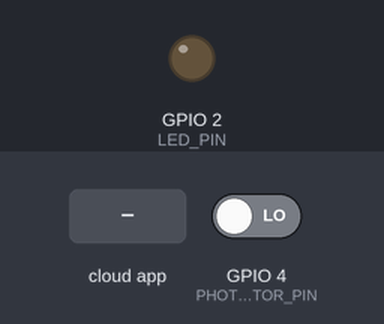
The sketch below on a simulated ESP8266 (NodeMCU). Shown: output pins drawn as LEDs (lit = HIGH). The inputs (shaded band) are chosen by the test bench; at power-on: GPIO 4 (PHOTORESISTOR_PIN) LOW. WiFi joins after 1.5 s; servers stay silent unless stated; the Firebase database answers and starts empty; what the sketch prints to the serial monitor is not drawn.

Above: at 2.7 s.
2.8 s: the phone or cloud app sets state to 1
At 4.8 s:
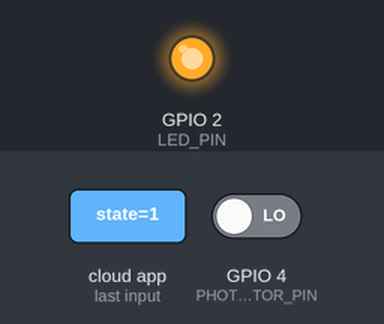
5.1 s: the phone or cloud app sets state to 0
At 6.6 s:
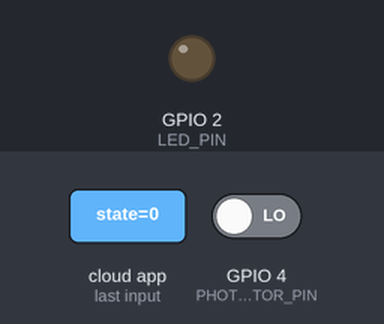
Timing chart, 0 to 8.1 s (numbered marks = the images above; inputs shaded):
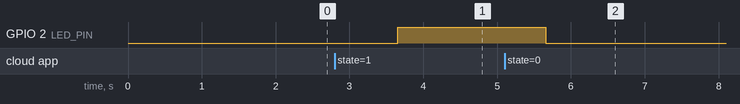

Measured:
- after the input at 2.8 s, GPIO 2 (LED_PIN): LOW → HIGH after 0.86 s
- after the input at 5.1 s, GPIO 2 (LED_PIN): HIGH → LOW after 0.56 s

The sketch:

test.ino
```cpp
#if defined(ESP32) || defined(ARDUINO_RASPBERRY_PI_PICO_W)
#include <WiFi.h>
#elif defined(ESP8266)
#include <ESP8266WiFi.h>
#elif __has_include(<WiFiNINA.h>)
#include <WiFiNINA.h>
#elif __has_include(<WiFi101.h>)
#include <WiFi101.h>
#elif __has_include(<WiFiS3.h>)
#include <WiFiS3.h>
#endif
#include <Firebase_ESP_Client.h>

/* 1. Define the WiFi credentials */
#define WIFI_SSID "SSID your"
#define WIFI_PASSWORD "password"

/* 2. Define the API Key */
#define API_KEY "YOUR_API_KEY"

/* 3. Define the user Email and password that alreadey registerd or added in your project */
#define USER_EMAIL "yourmialid"
#define USER_PASSWORD "your_pass"

/* 4. Define the RTDB URL */
#define DATABASE_URL "YOUR_URL"

#define LED_PIN                 2
#define MOTER_PIN               5
#define PHOTORESISTOR_PIN       4

uint8_t ledState;
uint8_t photoResValue;

// Define Firebase Data object
FirebaseData fbdo;

FirebaseAuth auth;
FirebaseConfig config;

unsigned long sendDataPrevMillis = 0;

void setup()
{
  pinMode(LED_PIN, OUTPUT);
  pinMode(PHOTORESISTOR_PIN, INPUT);

  Serial.begin(115200);
  WiFi.begin(WIFI_SSID, WIFI_PASSWORD);

  Serial.print("Connecting to Wi-Fi");
  while (WiFi.status() != WL_CONNECTED)
  {
    Serial.print(".");
    delay(300);
  }
  Serial.println();
  Serial.print("Connected with IP: ");
  Serial.println(WiFi.localIP());
  Serial.println();

  /* Assign the api key (required) */
  config.api_key = API_KEY;

  /* Assign the user sign in credentials */
  auth.user.email = USER_EMAIL;
  auth.user.password = USER_PASSWORD;

  /* Assign the RTDB URL (required) */
  config.database_url = DATABASE_URL;

  // Comment or pass false value when WiFi reconnection will control by your code or third party library e.g. WiFiManager
  Firebase.reconnectNetwork(true);

  // Since v4.4.x, BearSSL engine was used, the SSL buffer need to be set.
  // Large data transmission may require larger RX buffer, otherwise connection issue or data read time out can be occurred.
  fbdo.setBSSLBufferSize(4096 /* Rx buffer size in bytes from 512 - 16384 */, 1024 /* Tx buffer size in bytes from 512 - 16384 */);

  // Limit the size of response payload to be collected in FirebaseData
  fbdo.setResponseSize(2048);

  Firebase.begin(&config, &auth);

  Firebase.setDoubleDigits(5);

  config.timeout.serverResponse = 10 * 1000;
}

void loop()
{
    photoResValue = digitalRead(PHOTORESISTOR_PIN);
    // Firebase.ready() should be called repeatedly to handle authentication tasks.
    if (Firebase.ready() && (millis() - sendDataPrevMillis > 1000 || sendDataPrevMillis == 0))
    {
        sendDataPrevMillis = millis();

        if(Firebase.RTDB.getInt(&fbdo, "/led/state", &ledState))
        {
            digitalWrite(LED_PIN, ledState);
        }
        else
        {
            Serial.println(fbdo.errorReason().c_str());
        }

        if (Firebase.RTDB.setInt(&fbdo, "/photoresistor/state", photoResValue))
        {
            Serial.println(photoResValue);
        }
        else
        {
          Serial.println("FAILED: " + fbdo.errorReason());
        }
    }
    delay(100);
}
```
